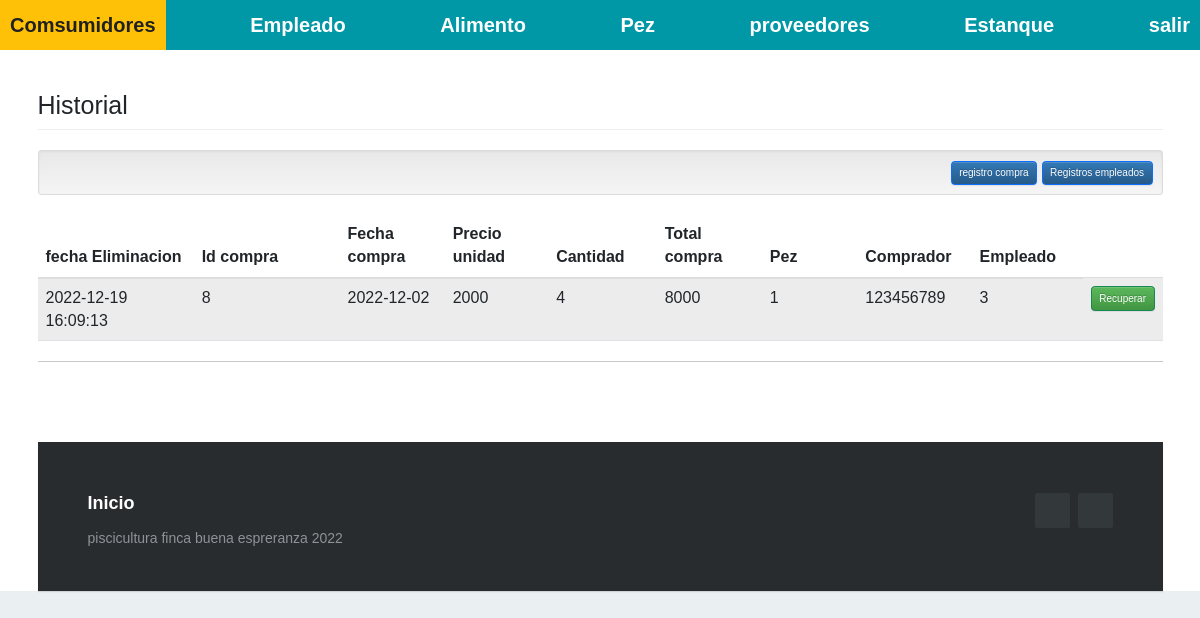
/index.php?c=compra&a=historial (signed in), run on the app's committed database.
### tables this page shows
CREATE TABLE `historialcom` (
  `fecha_eliminacion` datetime NOT NULL,
  `ID_Compra` int(20) NOT NULL,
  `Fecha_Compra` date NOT NULL,
  `Precio` decimal(20,0) NOT NULL,
  `Cantidad_kg` decimal(20,0) NOT NULL,
  `Total_Compra` decimal(20,0) NOT NULL,
  `ID_Pez` int(11) NOT NULL,
  `ID_Estanque` int(11) NOT NULL,
  `ID_Consumidor` int(11) NOT NULL,
  `ID_Empleado` int(11) NOT NULL
);

### Controller/compra.controller.php (called while the page is built, shortened)
<?php
require_once 'model/compra.php';
class compraController{
    public function __CONSTRUCT(){
        $this->model = new compra();
    }
    public function historial(){
        require_once 'view/header.php';
        require_once 'view/compra/historial.php';
        require_once 'view/footer.php';
    }
}

### Model/database.php (called while the page is built)
<?php
class Database
{
    public static function Conectar()
    {
        $pdo = new PDO('mysql:host=localhost;dbname=piscicultura;charset=utf8', 'root', '');
        $pdo->setAttribute(PDO::ATTR_ERRMODE, PDO::ERRMODE_EXCEPTION);
        return $pdo;
    }
}

### Model/compra.php (called while the page is built, shortened)
<?php
class compra
{
	private $pdo;
	public function __CONSTRUCT()
	{
		try
		{
			$this->pdo = Database::Conectar();
		}
		catch(Exception $e)
		{
			die($e->getMessage());
		}
	}
	public function ListarHistorial()
	{
		try
		{
			$stm = $this->pdo->prepare("SELECT * FROM  historialcom");
			$stm->execute();
			return $stm->fetchAll(PDO::FETCH_OBJ);
		}
		catch(Exception $e)
		{
			die($e->getMessage());
		}
	}
}

### View/compra/historial.php (the view)
<h1 class="page-header">Historial</h1>
<div class="well well-sm text-right">
<a class="btn btn-primary" href="?c=compra">registro compra</a>
<a class="btn btn-primary" href="?c=empleado">Registros empleados</a>
</div>
<table class="table table-striped">
    <thead>
        <tr>
            <th style="width:180px;">fecha Eliminacion</th>
            <th style="width:180px;">Id compra</th>
            <th style="width:120px;">Fecha compra</th>
            <th style="width:120px;">Precio unidad</th>
            <th style="width:120px;">Cantidad</th>
            <th style="width:120px;">Total compra</th>
            <th style="width:120px;">Pez</th>
            <th style="width:120px;">Comprador</th>
            <th style="width:120px;">Empleado</th>
        </tr>
    </thead>
    <tbody>
    <?php foreach($this->model->ListarHistorial() as $r): ?>
        <tr>
            <td><?php echo $r->fecha_eliminacion; ?></td>
            <td><?php echo $r->ID_Compra; ?></td>
            <td><?php echo $r->Fecha_Compra; ?></td>
            <td><?php echo $r->Precio; ?></td>
            <td><?php echo $r->Cantidad_kg; ?></td>
            <td><?php echo $r->Total_Compra; ?></td>
            <td><?php echo $r->ID_Pez; ?></td>
            <td><?php echo $r->ID_Consumidor; ?></td>
            <td><?php echo $r->ID_Empleado; ?></td>
            <td>
                <a class="btn btn-success" onclick="javascript:return confirm('¿seguro que desea resuperar este registro?');" href="?c=compra&a=recuperar&ID_Compra=<?php echo $r->ID_Compra; ?>">Recuperar</a>
            </td>
        </tr>
    <?php endforeach; ?>
    </tbody>
</table>

### assets/css/demo.css (style rules this page uses)
* { padding:0; margin:0; }
html { background-color: #eaf0f2; }
body { font:14px/1.5 Arial, Helvetica, sans-serif; }

### View/footer.php (style rules this page uses)
html { font-size: 62.5%; }
body { font-size: 16px; font-family: 'Krub', sans-serif; }

### data on the page
historialcom: fecha_eliminacion "2022-12-19 16:09:13", ID_Compra "8", Fecha_Compra "2022-12-02", Precio "2000", Cantidad_kg "4", Total_Compra "8000", ID_Pez "1", ID_Consumidor "123456789", ID_Empleado "3"
